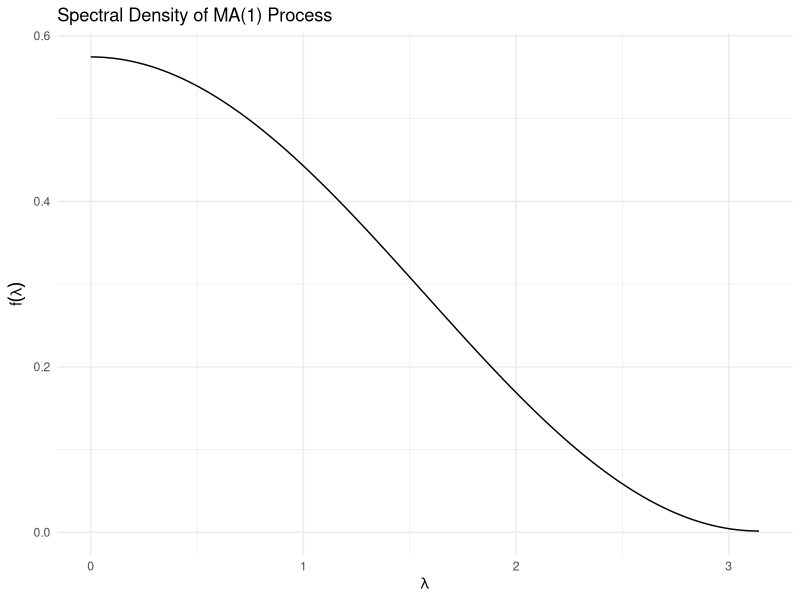
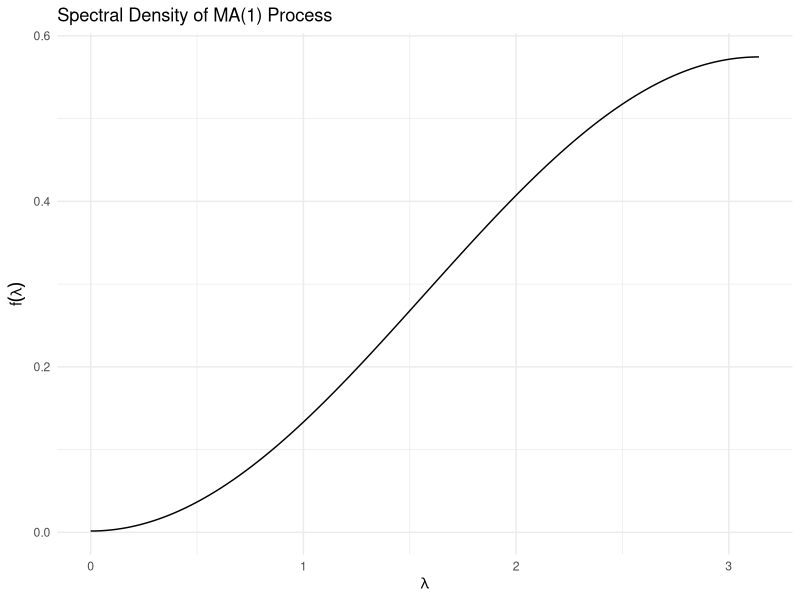

Source code (R) for these figures, in order:
# Page no. 105
library(ggplot2)
theta <- 0.9
sigma2 <- 1
density <- function(lambda, theta, sigma2) {
  sigma2 / (2 * pi) * (1 + theta^2 + 2 * theta * cos(lambda))
}
lambda <- seq(0, pi, length.out = 1000)
values <- density(lambda, theta, sigma2)
df_spectral <- data.frame(Lambda = lambda, SpectralDensity = values)
# Figure 4-7
ggplot(df_spectral, aes(x = Lambda, y = SpectralDensity)) + 
  geom_line() + 
  ggtitle("Spectral Density of MA(1) Process") + 
  xlab(expression(lambda)) + 
  ylab(expression(f(lambda))) +
  theme_minimal()
# Figure 4-8
theta <- -0.9
sigma2 <- 1
density <- function(lambda, theta, sigma2) {
  sigma2 / (2 * pi) * (1 + theta^2 + 2 * theta * cos(lambda))
}
lambda <- seq(0, pi, length.out = 1000)
values <- density(lambda, theta, sigma2)
df_spectral <- data.frame(Lambda = lambda, SpectralDensity = values)
ggplot(df_spectral, aes(x = Lambda, y = SpectralDensity)) + 
  geom_line() + 
  ggtitle("Spectral Density of MA(1) Process") + 
  xlab(expression(lambda)) + 
  ylab(expression(f(lambda))) +
  theme_minimal()
